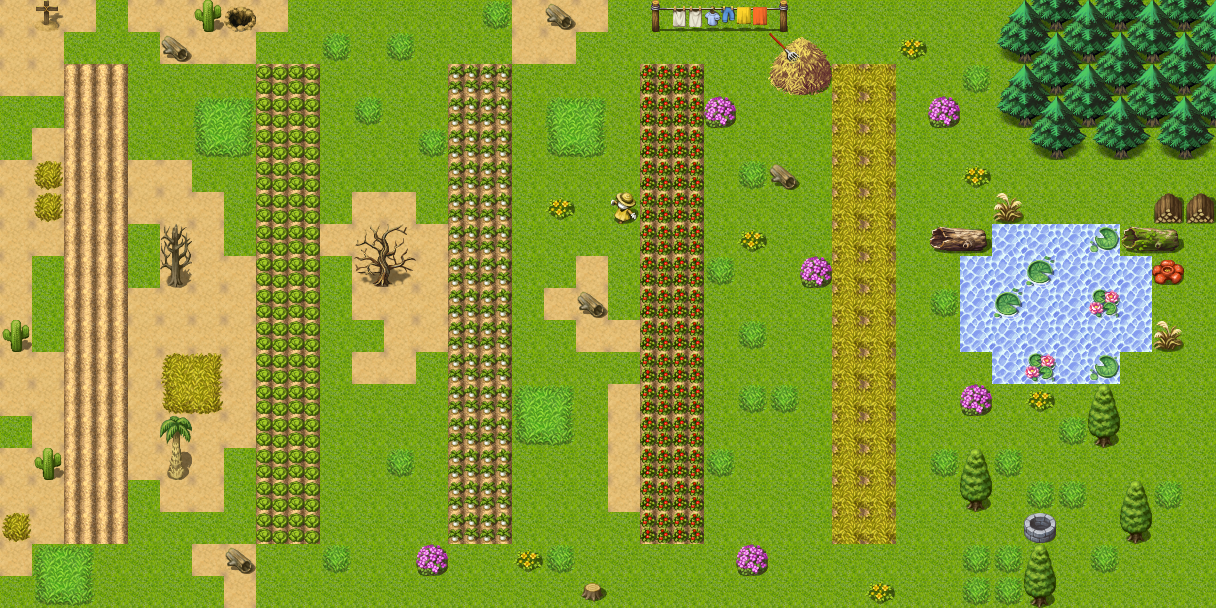

This game map was drawn from its Tiled (.tmx) file and the tilesets committed beside it. A one-line description and the full map source follow:
An orthogonal 38x19 tile map with 32x32 px tiles, 2 tile layers (Tile Layer 1, Tile Layer 2).

<map version="1.0" orientation="orthogonal" renderorder="right-down" width="38" height="19" tilewidth="32" tileheight="32" nextobjectid="1">
 <tileset firstgid="1" name="rpg_maker_vx_rtp_tileset_by_telles0808" tilewidth="32" tileheight="32" tilecount="2016" columns="32">
  <image source="../rpg_maker_vx_rtp_tileset_by_telles0808.png" width="1024" height="2016" />
 </tileset>
 <layer name="Tile Layer 1" width="38" height="19">
  <data encoding="csv">
578,578,578,73,578,578,578,578,578,73,73,73,73,73,73,73,578,578,578,73,73,73,73,73,73,73,73,73,73,73,73,73,73,73,73,73,73,73,
578,578,73,73,73,578,578,578,73,73,73,73,73,73,73,73,578,578,73,73,73,73,73,73,73,73,73,73,73,73,73,73,73,73,73,73,73,73,
578,578,417,417,73,73,73,73,418,418,73,73,73,73,418,418,73,73,73,73,418,418,73,73,73,73,418,418,73,73,73,73,73,73,73,73,73,73,
73,73,418,418,73,73,73,73,418,418,73,73,73,73,418,418,73,73,73,73,418,418,73,73,73,73,418,418,73,73,73,73,73,73,73,73,73,73,
73,578,418,418,73,73,73,73,418,418,73,73,73,73,418,418,73,73,73,73,418,418,73,73,73,73,418,418,73,73,73,73,73,73,73,73,73,73,
578,578,418,418,578,578,73,73,418,418,73,73,73,73,418,418,73,73,73,73,418,418,73,73,73,73,418,418,73,73,73,73,73,73,73,73,73,73,
578,578,418,418,578,578,578,73,418,418,73,578,578,73,418,418,73,73,73,73,418,418,73,73,73,73,418,418,73,73,73,73,73,73,73,73,73,73,
578,578,418,418,73,578,578,73,418,418,578,578,578,578,418,418,73,73,73,73,418,418,73,73,73,73,418,418,73,73,73,390,390,390,390,73,73,73,
578,73,418,418,73,578,578,578,418,418,73,578,578,578,418,418,73,73,578,73,418,418,73,73,73,73,418,418,73,73,390,390,390,390,390,390,73,73,
578,73,418,418,578,578,578,578,418,418,73,578,578,578,418,418,73,578,578,73,418,418,73,73,73,73,418,418,73,73,390,390,390,390,390,390,73,73,
578,73,418,418,578,578,578,578,418,418,73,73,578,578,418,418,73,73,578,578,418,418,73,73,73,73,418,418,73,73,390,390,390,390,390,390,73,73,
578,578,418,418,578,578,578,578,418,418,73,578,578,73,418,418,73,73,73,73,418,418,73,73,73,73,418,418,73,73,73,390,390,390,390,73,73,73,
578,578,418,418,578,578,578,578,418,418,73,73,73,73,418,418,73,73,73,578,418,418,73,73,73,73,418,418,73,73,73,73,73,73,73,73,73,73,
73,578,418,418,578,578,578,578,418,418,73,73,73,73,418,418,73,73,73,578,418,418,73,73,73,73,418,418,73,73,73,73,73,73,73,73,73,73,
578,578,418,418,578,578,578,73,418,418,73,73,73,73,418,418,73,73,73,578,418,418,73,73,73,73,418,418,73,73,73,73,73,73,73,73,73,73,
578,578,418,418,73,578,578,73,418,418,73,73,73,73,418,418,73,73,73,578,418,418,73,73,73,73,418,418,73,73,73,73,73,73,73,73,73,73,
578,578,418,418,73,73,73,73,418,418,73,73,73,73,418,418,73,73,73,73,418,418,73,73,73,73,418,418,73,73,73,73,73,73,73,73,73,73,
578,73,73,73,73,73,578,578,73,73,73,73,73,73,73,73,73,73,73,73,73,73,73,73,73,73,73,73,73,73,73,73,73,73,73,73,73,73,
73,73,73,73,73,73,73,578,73,73,73,73,73,73,73,73,73,73,73,73,73,73,73,73,73,73,73,73,73,73,73,73,73,73,73,73,73,73
</data>
 </layer>
 <layer name="Tile Layer 2" width="38" height="19">
  <data encoding="csv">
0,999,0,0,0,0,1127,1090,0,0,0,0,0,0,0,483,0,1061,0,0,1550,1582,1583,1584,1552,0,0,0,0,0,0,1505,1475,1476,1475,1476,1475,1476,
0,0,0,0,0,1061,0,0,0,0,483,0,483,0,0,0,0,0,0,0,0,0,0,0,1579,1581,0,0,1060,0,0,1537,1507,1508,1507,1508,1507,1508,
0,0,0,0,0,0,0,0,1096,1096,0,0,0,0,1094,1094,0,1,1,0,1093,1093,0,0,1612,1613,580,580,0,0,483,1505,1475,1476,1475,1476,1475,1476,
0,0,0,0,0,0,515,516,1096,1096,0,483,0,0,1094,1094,0,515,516,0,1093,1093,1158,0,0,0,580,580,0,1158,0,1537,1507,1508,1507,1508,1507,1508,
0,0,0,0,0,0,547,548,1096,1096,0,0,0,483,1094,1094,0,547,548,0,1093,1093,0,0,0,0,580,580,0,0,0,0,1537,1538,1537,1538,1537,1538,
0,579,0,0,0,0,0,0,1096,1096,0,0,0,0,1094,1094,0,0,0,0,1093,1093,0,483,1061,0,580,580,0,0,1060,0,0,0,0,0,0,0,
0,579,0,0,0,0,0,0,1096,1096,0,0,0,0,1094,1094,0,1060,0,1089,1093,1093,0,0,0,0,580,580,0,0,0,1188,0,0,0,0,1091,1091,
0,0,0,0,0,1121,0,0,1096,1096,0,1441,1442,0,1094,1094,0,0,0,0,1093,1093,0,1060,0,0,580,580,0,1479,1480,0,0,0,1192,1477,1478,0,
0,0,0,0,0,1153,0,0,1096,1096,0,1473,1474,0,1094,1094,0,0,0,0,1093,1093,483,0,0,1158,580,580,0,0,0,0,1190,0,0,0,1155,0,
0,0,0,0,0,0,0,0,1096,1096,0,0,0,0,1094,1094,0,0,1061,0,1093,1093,0,0,0,0,580,580,0,483,0,1190,0,0,1191,0,0,0,
1127,0,0,0,0,0,0,0,1096,1096,0,0,0,0,1094,1094,0,0,0,0,1093,1093,0,483,0,0,580,580,0,0,0,0,0,0,0,0,1188,0,
0,0,0,0,0,611,612,0,1096,1096,0,0,0,0,1094,1094,0,0,0,0,1093,1093,0,0,0,0,580,580,0,0,0,0,1191,0,1192,0,0,0,
0,0,0,0,0,643,644,0,1096,1096,0,0,0,0,1094,1094,515,516,0,0,1093,1093,0,483,483,0,580,580,0,0,1158,0,1060,0,1030,0,0,0,
0,0,0,0,0,1125,0,0,1096,1096,0,0,0,0,1094,1094,547,548,0,0,1093,1093,0,0,0,0,580,580,0,0,0,0,0,483,1062,0,0,0,
0,1127,0,0,0,1157,0,0,1096,1096,0,0,483,0,1094,1094,0,0,0,0,1093,1093,483,0,0,0,580,580,0,483,1030,483,0,0,0,0,0,0,
0,0,0,0,0,0,0,0,1096,1096,0,0,0,0,1094,1094,0,0,0,0,1093,1093,0,0,0,0,580,580,0,0,1062,0,483,483,0,1030,483,0,
579,0,0,0,0,0,0,0,1096,1096,0,0,0,0,1094,1094,0,0,0,0,1093,1093,0,0,0,0,580,580,0,0,0,0,996,0,0,1062,0,0,
0,515,516,0,0,0,0,1061,0,0,483,0,0,1158,0,0,1060,483,0,0,0,0,0,1158,0,0,0,0,0,0,483,483,1030,0,483,0,0,0,
0,547,548,0,0,0,0,0,0,0,0,0,0,0,0,0,0,0,1029,0,0,0,0,0,0,0,0,1060,0,0,483,483,1062,0,0,0,0,0
</data>
 </layer>
</map>
